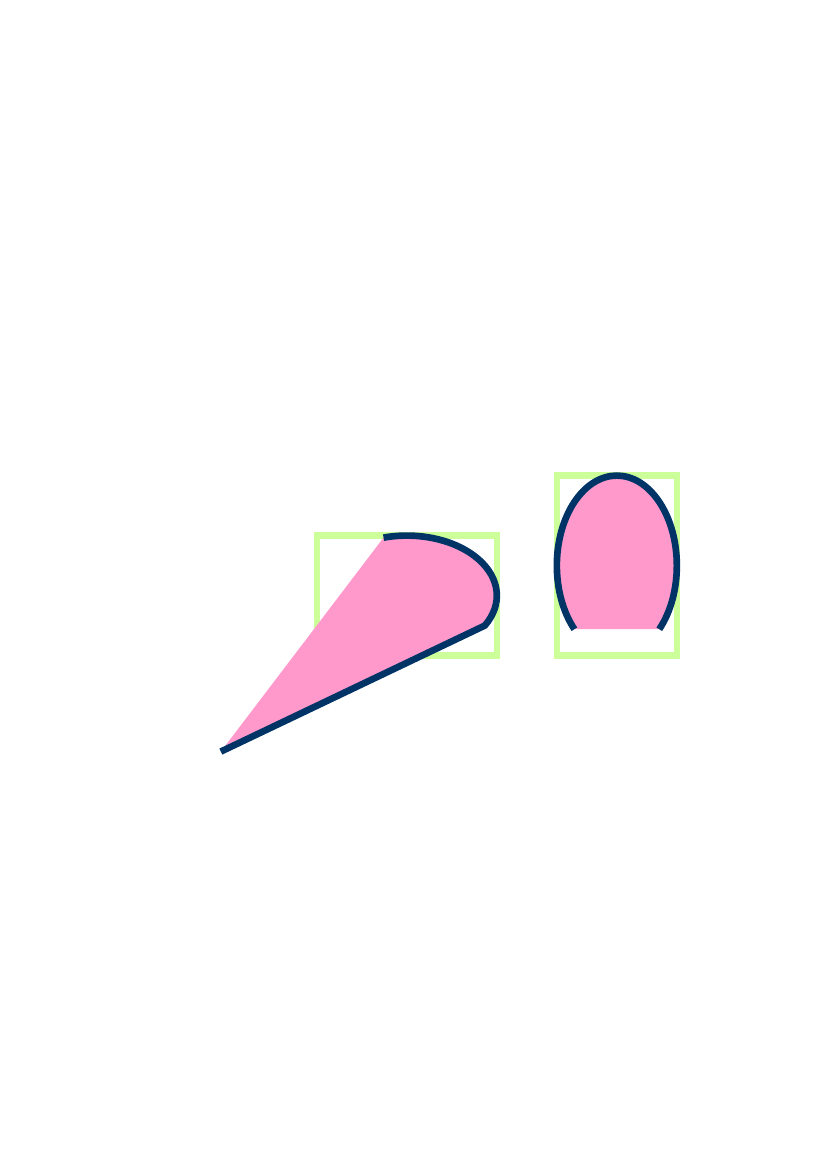

Here is the Python script that generated this plot:
from reportlab.pdfgen.canvas import Canvas
from reportlab.lib.units import inch, cm
from reportlab.lib.pagesizes import A4


def translate(canvas):
    canvas.translate(dx=5*cm, dy=10*cm)


def scale(canvas):
    canvas.scale(x=1.2, y=1.2)


def arcs(canvas):
    canvas.setLineWidth(4)
    canvas.setStrokeColorRGB(0.8, 1, 0.6)

    # draw rectangles enclosing the arcs
    canvas.rect(x=inch, y=inch, width=1.5*inch, height=inch)
    canvas.rect(x=3*inch, y=inch, width=inch, height=1.5*inch)
    canvas.setStrokeColorRGB(r=0, g=0.2, b=0.4)
    canvas.setFillColorRGB(r=1, g=0.6, b=0.8)

    p = canvas.beginPath()  # Início do Caminho do Objeto
    p.moveTo(x=0.2*inch, y=0.2*inch)
    p.arcTo(x1=1*inch, y1=1*inch, x2=2.5*inch, y2=2*inch, startAng=-30, extent=135)
    p.arc(x1=3*inch, y1=1*inch, x2=4*inch, y2=2.5*inch, startAng=-45, extent=270)
    canvas.drawPath(p, fill=1, stroke=1)  # Desenha o Caminho do Objeto com as informações acima


if __name__ == '__main__':
    pdf = Canvas(filename="arcs.pdf", pagesize=A4)
    translate(pdf)
    scale(pdf)
    arcs(pdf)
    pdf.showPage()
    pdf.save()
